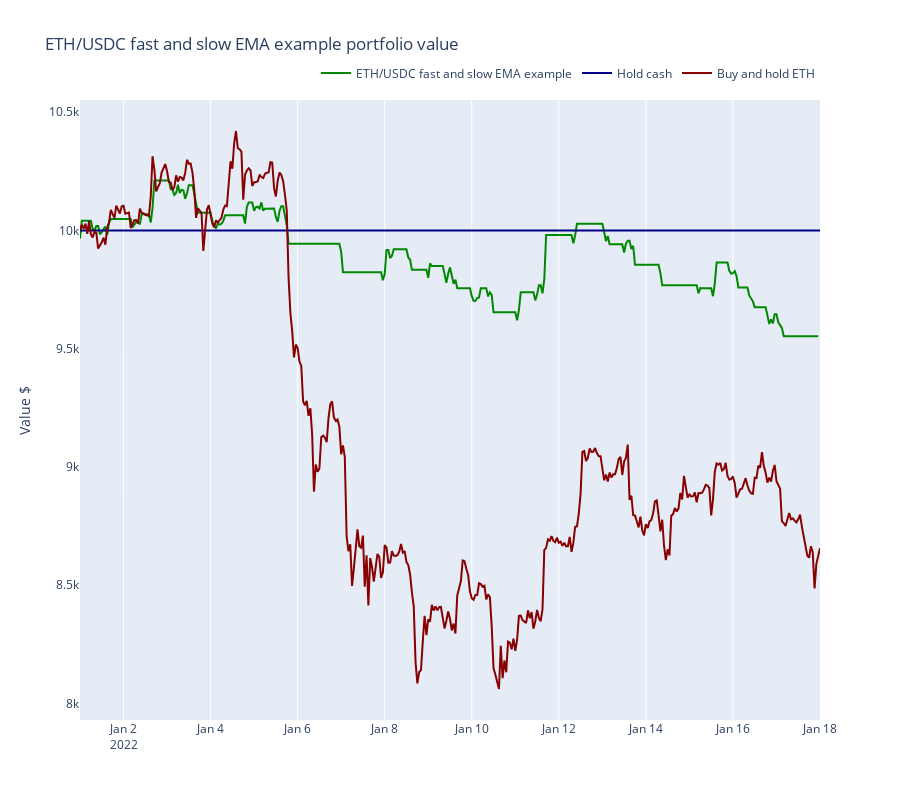

The notebook cell this image was saved under:
### Markdown cell above
## Benchmarking the strategy performance

Here we benchmark the strategy performance against some baseline scenarios.

- Buy and hold US dollar
- Buy and hold the underlying trading pair base asset

### Code cell
from tradeexecutor.visual.benchmark import visualise_benchmark

traded_pair = universe.universe.pairs.get_single()

fig = visualise_benchmark(
    state.name,
    portfolio_statistics=state.stats.portfolio,
    all_cash=state.portfolio.get_initial_deposit(),
    buy_and_hold_asset_name=traded_pair.base_token_symbol,
    buy_and_hold_price_series=universe.universe.candles.get_single_pair_data()["close"],
    start_at=START_AT,
    end_at=END_AT,
    height=800
)

fig.show()

### Figure 1 — Plotly figure (JSON) as saved in the notebook; plotly's stock layout.template omitted (floating-point values rounded to 4 significant figures; data arrays with more than 128 entries replaced by an {"elided": "..."} marker saying what was removed)
{"data": [{"line": {"color": "#008800"}, "mode": "lines", "name": "ETH/USDC fast and slow EMA example", "type": "scatter", "x": {"elided": "408 str values"}, "y": {"elided": "408 float values"}}, {"line": {"color": "#000088"}, "mode": "lines", "name": "Hold cash", "type": "scatter", "x": ["2022-01-01T00:00:00", "2022-01-18T00:00:00"], "y": [10000, 10000]}, {"line": {"color": "#880000"}, "mode": "lines", "name": "Buy and hold ETH", "type": "scatter", "x": {"elided": "409 str values"}, "y": {"elided": "409 float values"}}], "layout": {"height": 800, "legend": {"orientation": "h", "x": 1, "xanchor": "right", "y": 1.02, "yanchor": "bottom"}, "title": {"text": "ETH/USDC fast and slow EMA example portfolio value"}, "xaxis": {"rangeslider": {"visible": false}}, "yaxis": {"showgrid": false, "title": {"text": "Value $"}}}}
